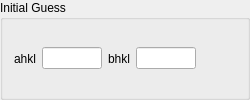
                     <widget class="QGroupBox" name="groupBox_5">
                      <property name="title">
                       <string>Initial Guess</string>
                      </property>
                      <layout class="QHBoxLayout" name="horizontalLayout_14">
                       <item>
                        <widget class="QLabel" name="label_18">
                         <property name="text">
                          <string>ahkl</string>
                         </property>
                        </widget>
                       </item>
                       <item>
                        <widget class="QLineEdit" name="kropff_low_lda_ahkl_init">
                         <property name="minimumSize">
                          <size>
                           <width>60</width>
                           <height>0</height>
                          </size>
                         </property>
                         <property name="maximumSize">
                          <size>
                           <width>60</width>
                           <height>16777215</height>
                          </size>
                         </property>
                        </widget>
                       </item>
                       <item>
                        <widget class="QLabel" name="label_19">
                         <property name="text">
                          <string>bhkl</string>
                         </property>
                        </widget>
                       </item>
                       <item>
                        <widget class="QLineEdit" name="kropff_low_lda_bhkl_init">
                         <property name="minimumSize">
                          <size>
                           <width>60</width>
                           <height>0</height>
                          </size>
                         </property>
                         <property name="maximumSize">
                          <size>
                           <width>60</width>
                           <height>16777215</height>
                          </size>
                         </property>
                        </widget>
                       </item>
                       <item>
                        <spacer name="horizontalSpacer_9">
                         <property name="orientation">
                          <enum>Qt::Horizontal</enum>
                         </property>
                         <property name="sizeHint" stdset="0">
                          <size>
                           <width>40</width>
                           <height>20</height>
                          </size>
                         </property>
                        </spacer>
                       </item>
                      </layout>
                     </widget>
